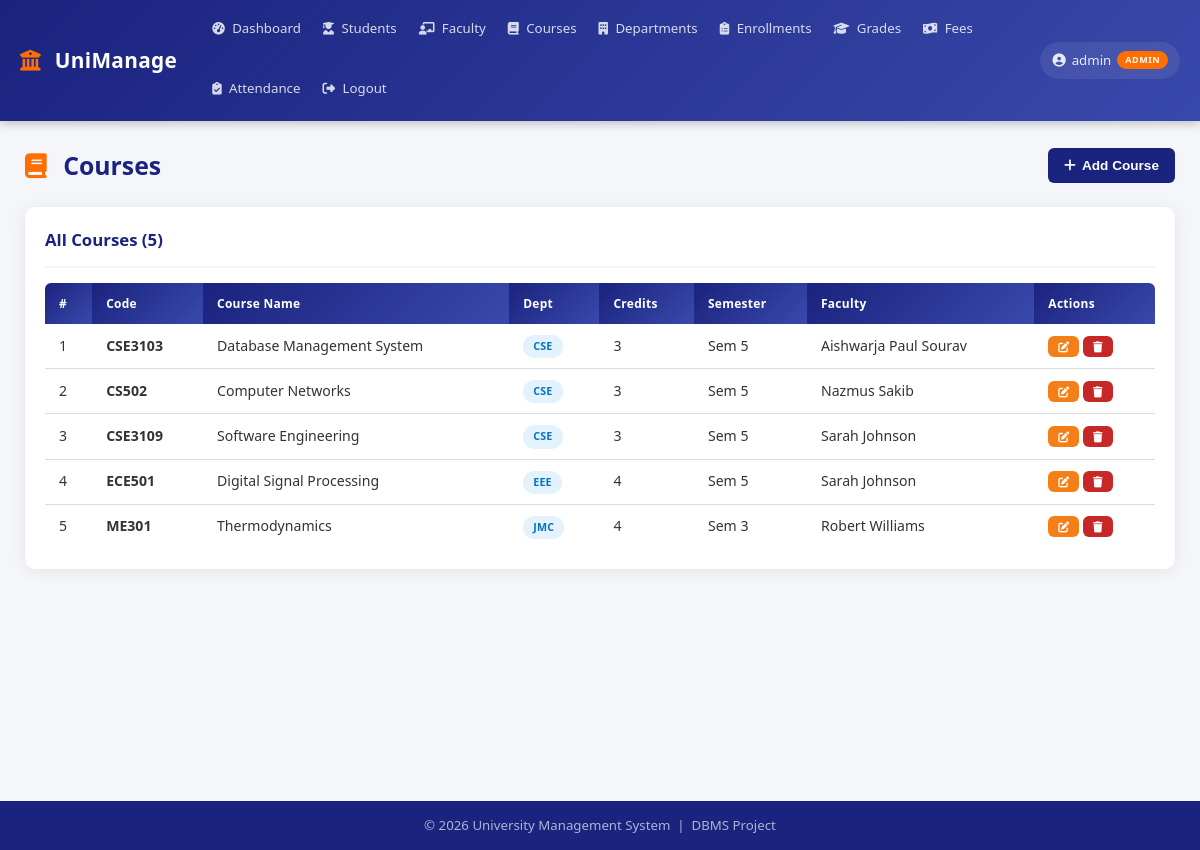
The app's page /modules/courses.php (signed in) with its own data.
### tables this page shows
CREATE TABLE courses (
    course_id INT AUTO_INCREMENT PRIMARY KEY,
    course_code VARCHAR(20) UNIQUE NOT NULL,
    course_name VARCHAR(100) NOT NULL,
    dept_id INT,
    credits INT DEFAULT 3,
    semester INT DEFAULT 1,
    faculty_id INT,
    max_students INT DEFAULT 60,
    created_at TIMESTAMP DEFAULT CURRENT_TIMESTAMP,
    FOREIGN KEY (dept_id)    REFERENCES departments(dept_id) ON DELETE SET NULL,
    FOREIGN KEY (faculty_id) REFERENCES faculty(faculty_id)  ON DELETE SET NULL
);

CREATE TABLE departments (
    dept_id INT AUTO_INCREMENT PRIMARY KEY,
    dept_name VARCHAR(100) NOT NULL,
    dept_code VARCHAR(20) NOT NULL UNIQUE,
    hod_name VARCHAR(100),
    established_year INT,
    created_at TIMESTAMP DEFAULT CURRENT_TIMESTAMP
);

### includes/config.php (called while the page is built, shortened)
<?php
function isAdmin():   bool { return ($_SESSION['role'] ?? '') === 'admin'; }
function isFaculty(): bool { return ($_SESSION['role'] ?? '') === 'faculty'; }

### modules/courses.php (the view, shortened to what this page needs)
<?php
require_once __DIR__ . '/../includes/header.php';
require_once __DIR__ . '/../includes/db.php';
$courses = $conn->query("
    SELECT c.*,
           d.dept_code,
           CONCAT(f.first_name,' ',f.last_name) AS faculty_name
    FROM courses c
    LEFT JOIN departments d ON c.dept_id    = d.dept_id
    LEFT JOIN faculty     f ON c.faculty_id = f.faculty_id
    ORDER BY c.created_at DESC
");
?>
<div class="page-header">
    <h2><i class="fas fa-book"></i> Courses</h2>
    <?php if (isAdmin()): ?>
    <button class="btn btn-primary"
            onclick="document.getElementById('courseModal').classList.add('active')">
        <i class="fas fa-plus"></i> Add Course
    </button>
    <?php endif; ?>
</div>
<div class="card">
    <div class="card-header">
        <h3>All Courses (<?= $courses->num_rows ?>)</h3>
    </div>
    <div class="table-container">
        <table>
            <thead>
                <tr>
                    <th>#</th><th>Code</th><th>Course Name</th><th>Dept</th>
                    <th>Credits</th><th>Semester</th><th>Faculty</th>
                    <?php if (isAdmin()): ?><th>Actions</th><?php endif; ?>
                </tr>
            </thead>
            <tbody>
            <?php
            $i = 1;
            while ($c = $courses->fetch_assoc()):
            ?>
            <tr>
                <td><?= $i++ ?></td>
                <td><strong><?= htmlspecialchars($c['course_code']) ?></strong></td>
                <td><?= htmlspecialchars($c['course_name']) ?></td>
                <td><span class="badge badge-info"><?= $c['dept_code'] ?? 'N/A' ?></span></td>
                <td><?= $c['credits'] ?></td>
                <td>Sem <?= $c['semester'] ?></td>
                <td><?= htmlspecialchars($c['faculty_name'] ?? 'Unassigned') ?></td>
                <?php if (isAdmin()): ?>
                <td>
                    <a href="?edit=<?= $c['course_id'] ?>" class="btn btn-warning btn-sm">
                        <i class="fas fa-edit"></i>
                    </a>
                    <a href="?delete=<?= $c['course_id'] ?>" class="btn btn-danger btn-sm"
                       onclick="return confirm('Delete this course?')">
                        <i class="fas fa-trash"></i>
                    </a>
                </td>
                <?php endif; ?>
            </tr>
            <?php endwhile; ?>
            </tbody>
        </table>
    </div>
</div>
<?php require_once __DIR__ . '/../includes/footer.php'; ?>

### includes/header.php (shortened to what this page needs)
<?php
require_once __DIR__ . '/config.php';
?>
<!DOCTYPE html>
<html lang="en">
<head>
    <link rel="stylesheet" href="/css/style.css">
    <link href="https://cdnjs.cloudflare.com/ajax/libs/font-awesome/6.4.0/css/all.min.css" rel="stylesheet">
</head>
<body>
<nav class="navbar">
    <div class="nav-brand">
        <i class="fas fa-university"></i> UniManage
    </div>
    <ul class="nav-links">
        <li><a href="/dashboard"><i class="fas fa-tachometer-alt"></i> Dashboard</a></li>
        <li><a href="/students"><i class="fas fa-user-graduate"></i> Students</a></li>
        <?php if (isAdmin() || isFaculty()): ?>
        <li><a href="/faculty"><i class="fas fa-chalkboard-teacher"></i> Faculty</a></li>
        <?php endif; ?>
        <li><a href="/courses"><i class="fas fa-book"></i> Courses</a></li>
        <li><a href="/departments"><i class="fas fa-building"></i> Departments</a></li>
        <?php if (isAdmin()): ?>
        <li><a href="/enrollments"><i class="fas fa-clipboard-list"></i> Enrollments</a></li>
        <?php endif; ?>
        <li><a href="/grades"><i class="fas fa-graduation-cap"></i> Grades</a></li>
        <?php if (!isFaculty()): ?>
        <li><a href="/fees"><i class="fas fa-money-bill-wave"></i> Fees</a></li>
        <?php endif; ?>
        <li><a href="/attendance"><i class="fas fa-clipboard-check"></i> Attendance</a></li>
        <li><a href="/logout"><i class="fas fa-sign-out-alt"></i> Logout</a></li>
    </ul>
    <div class="nav-user">
        <i class="fas fa-user-circle"></i>
        <?= htmlspecialchars($_SESSION['username'] ?? 'User') ?>
        <span class="role-badge role-<?= $_SESSION['role'] ?? '' ?>">
            <?= strtoupper($_SESSION['role'] ?? '') ?>
        </span>
    </div>
</nav>
<div class="main-content">

### includes/footer.php (shortened to what this page needs)
</div>
<footer class="footer">
    <p>
        &copy; <?= date('Y') ?> University Management System &nbsp;|&nbsp; DBMS Project
    </p>
</footer>
</body>
</html>

### css/style.css (style rules this page uses)
*, *::before, *::after { margin: 0; padding: 0; box-sizing: border-box; }
:root { --primary: #1a237e; --primary-light: #3949ab; --secondary: #ff6f00; --success: #2e7d32; --danger: #c62828; --warning: #f57f17; --info: #0277bd; --bg: #f5f6fa; --card-bg: #ffffff; --text: #333333; --text-muted: #777777; --border: #dddddd; --shadow: 0 2px 15px rgba(0, 0, 0, 0.08); --radius: 10px; --transition: 0.2s ease; }
html { scroll-behavior: smooth; }
body { font-family: 'Segoe UI', system-ui, -apple-system, sans-serif; background: var(--bg); color: var(--text); line-height: 1.6; min-height: 100vh; display: flex; flex-direction: column; }
a { text-decoration: none; color: inherit; }
.navbar { background: linear-gradient(135deg, var(--primary), var(--primary-light)); padding: 0 20px; display: flex; align-items: center; box-shadow: 0 2px 10px rgba(0, 0, 0, 0.25); position: sticky; top: 0; z-index: 1000; flex-wrap: wrap; min-height: 60px; gap: 8px; }
.nav-brand { color: #fff; font-size: 1.3em; font-weight: 700; padding: 14px 0; margin-right: 16px; white-space: nowrap; letter-spacing: 0.3px; }
.nav-brand i { margin-right: 8px; color: var(--secondary); }
.nav-links { list-style: none; display: flex; flex-wrap: wrap; flex: 1; }
.nav-links li a { color: rgba(255, 255, 255, 0.82); padding: 18px 11px; display: block; font-size: 0.83em; font-weight: 500; transition: all var(--transition); white-space: nowrap; border-bottom: 3px solid transparent; }
.nav-links li a i { margin-right: 4px; font-size: 0.95em; }
.nav-user { color: rgba(255, 255, 255, 0.88); font-size: 0.83em; padding: 8px 12px; white-space: nowrap; display: flex; align-items: center; gap: 6px; background: rgba(255,255,255,0.08); border-radius: 20px; }
.role-badge { font-size: 0.68em; padding: 2px 8px; border-radius: 10px; font-weight: 700; letter-spacing: 0.5px; }
.role-admin { background: var(--secondary); color: #fff; }
.main-content { padding: 25px; flex: 1; min-height: calc(100vh - 120px); }
.footer { background: var(--primary); color: rgba(255, 255, 255, 0.65); text-align: center; padding: 14px; font-size: 0.83em; margin-top: auto; }
.page-header { display: flex; justify-content: space-between; align-items: center; margin-bottom: 22px; flex-wrap: wrap; gap: 10px; }
.page-header h2 { color: var(--primary); font-size: 1.55em; font-weight: 700; }
.page-header h2 i { margin-right: 10px; color: var(--secondary); }
.card { background: var(--card-bg); border-radius: var(--radius); box-shadow: var(--shadow); padding: 20px; margin-bottom: 20px; }
.card-header { display: flex; justify-content: space-between; align-items: center; margin-bottom: 15px; padding-bottom: 12px; border-bottom: 2px solid var(--bg); flex-wrap: wrap; gap: 8px; }
.card-header h3 { color: var(--primary); font-size: 1.05em; font-weight: 600; }
.table-container { overflow-x: auto; }
table { width: 100%; border-collapse: collapse; font-size: 0.88em; }
thead th { background: linear-gradient(135deg, var(--primary), var(--primary-light)); color: #fff; padding: 11px 14px; text-align: left; font-weight: 600; white-space: nowrap; font-size: 0.85em; letter-spacing: 0.3px; }
thead th:first-child { border-radius: 6px 0 0 0; }
thead th:last-child { border-radius: 0 6px 0 0; }
tbody tr { border-bottom: 1px solid var(--border); transition: background var(--transition); }
tbody tr:last-child { border-bottom: none; }
tbody td { padding: 10px 14px; vertical-align: middle; }
.badge { display: inline-block; padding: 3px 10px; border-radius: 20px; font-size: 0.76em; font-weight: 600; white-space: nowrap; letter-spacing: 0.2px; }
.badge-info { background: #e3f2fd; color: var(--info); }
.btn { padding: 8px 16px; border: none; border-radius: 6px; cursor: pointer; font-size: 0.85em; font-weight: 600; text-decoration: none; display: inline-flex; align-items: center; gap: 6px; transition: all var(--transition); white-space: nowrap; line-height: 1.4; }
.btn-primary { background: var(--primary); color: #fff; }
.btn-danger { background: var(--danger); color: #fff; }
.btn-warning { background: var(--warning); color: #fff; }
.btn-sm { padding: 5px 10px; font-size: 0.78em; }

### records on screen
courses: course_code "CSE3103", course_name "Database Management System", dept.dept_code "CSE", credits "3", semester "5", faculty_name "Aishwarja Paul Sourav"
courses: course_code "CS502", course_name "Computer Networks", dept.dept_code "CSE", credits "3", semester "5", faculty_name "Nazmus Sakib"
courses: course_code "CSE3109", course_name "Software Engineering", dept.dept_code "CSE", credits "3", semester "5", faculty_name "Sarah Johnson"
courses: course_code "ECE501", course_name "Digital Signal Processing", dept.dept_code "EEE", credits "4", semester "5", faculty_name "Sarah Johnson"
courses: course_code "ME301", course_name "Thermodynamics", dept.dept_code "JMC", credits "4", semester "3", faculty_name "Robert Williams"

### other values on screen
$_SESSION['username'] "admin"
$_SESSION['role'] "ADMIN"
$courses->num_rows "5"
